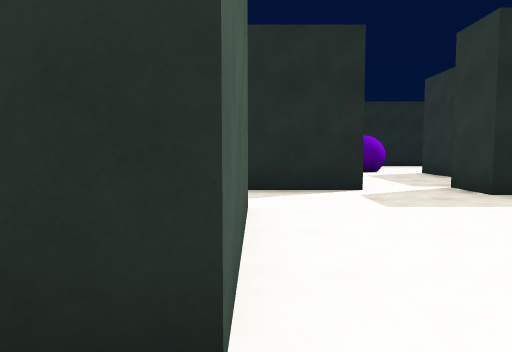
View 1 (above)

16 first-person views from a walk through a Unity game level. The camera is 1.3 m above the floor, tilts 4° down and sees 70° across. The floor is counted in squares, 2 m on a side. Each view is taken from the middle of a square. On the plan, view 1 faces up. The plan holds only what a view shows up to about 11 squares ahead; the rest is blank. The place goes on beyond the plan. The player is left out.

View 2
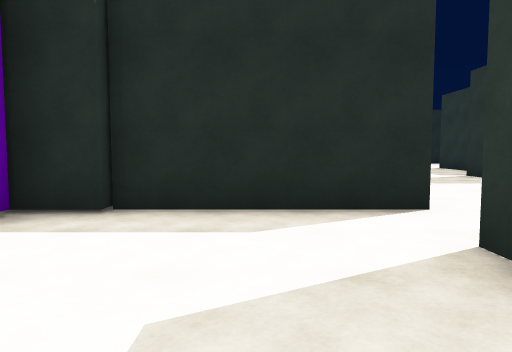

View 3
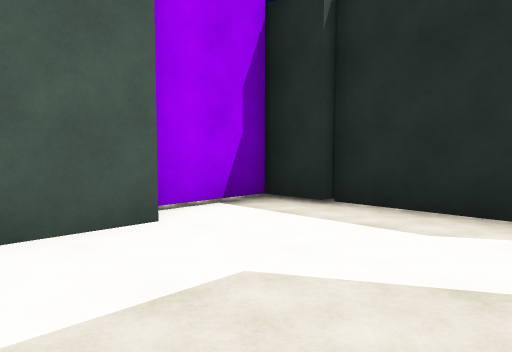

View 4
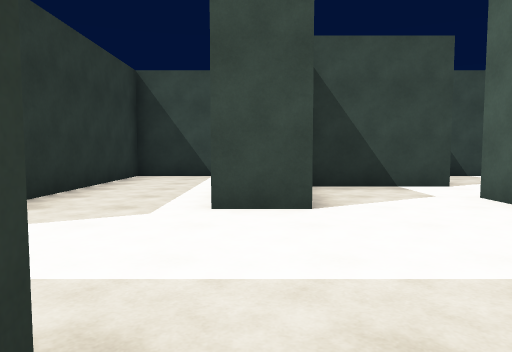

View 5
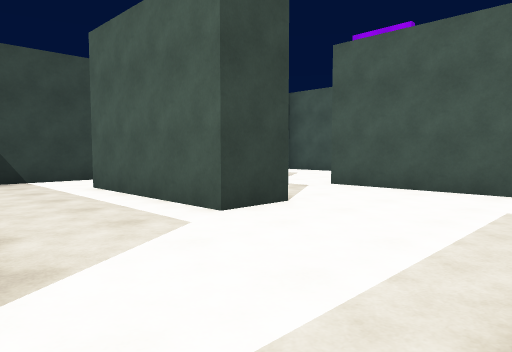

View 6
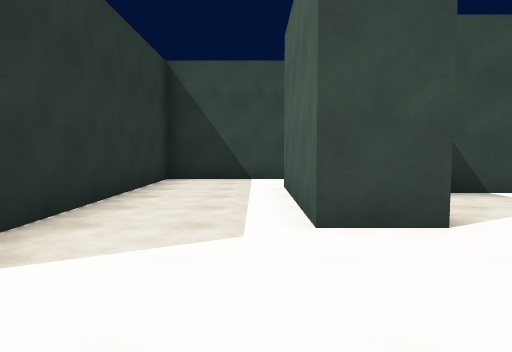

View 7
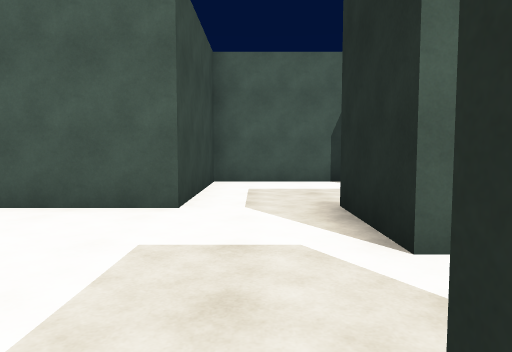

View 8
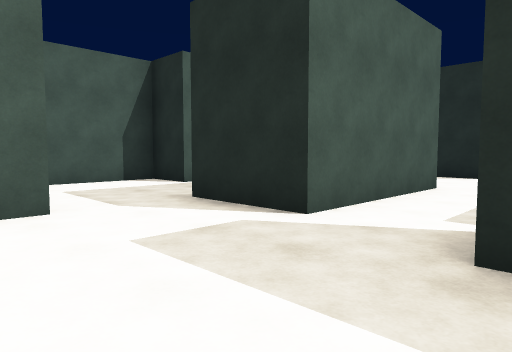

View 9
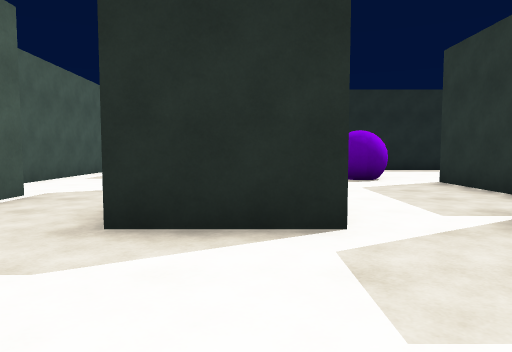

View 10
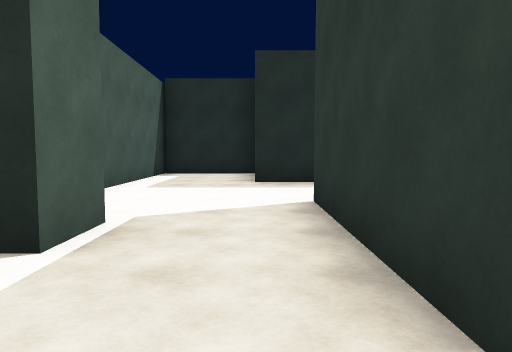

View 11
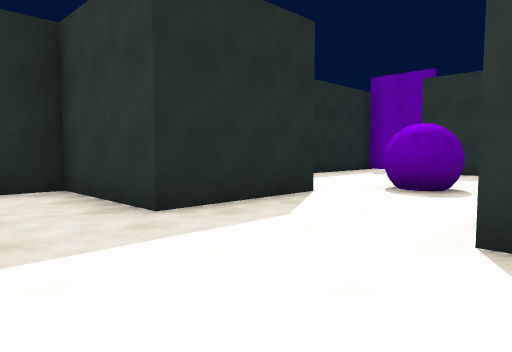

View 12
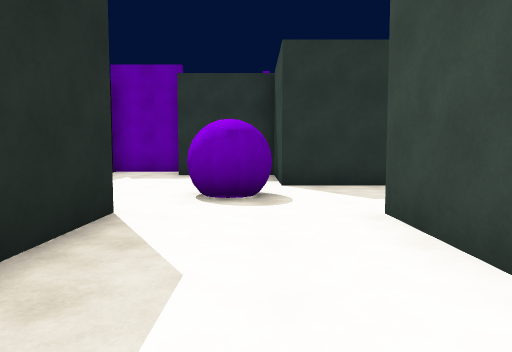

View 13
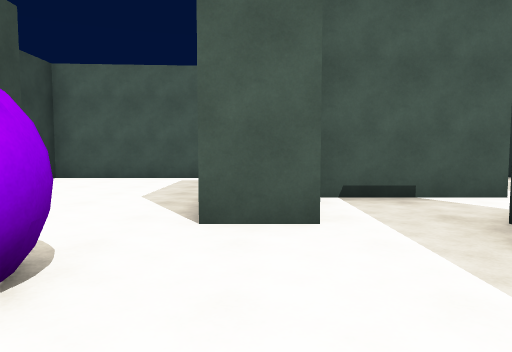

View 14
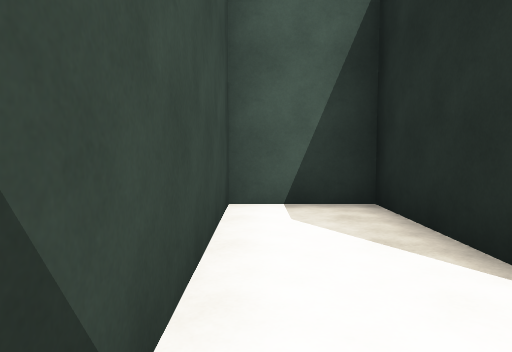

View 15
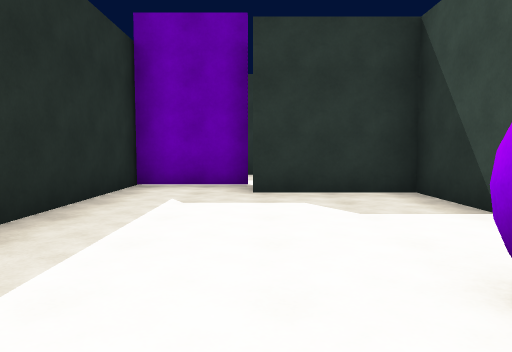

View 16
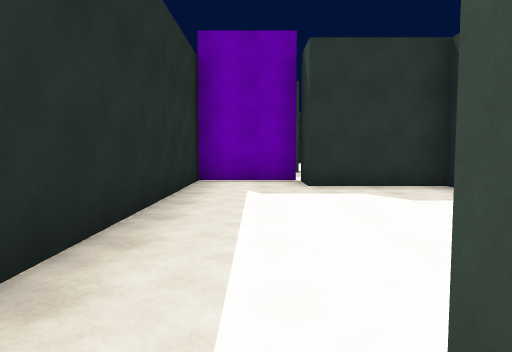

### Floor plan
Points are (right, up) in squares from view 1. A wall is a line through its corners. A room is listed if a view was taken in it or the views show most of it. See-through windows are left out.
Room 1 (views 1, 2, 3)
walls: (-0.5, -0.6) (0.5, -0.6); (-4, -1.2) (-4, -2.5); (-3.5, 0.8) (-4.5, 0.8) (-4.5, -1); (-2.9, -3.3) (-1.9, -3.3); (-0.1, 1) (-3.6, 1)
ways out: opening at (0, 0) to room 4
Room 2 (views 4, 5, 6, 7, 8, 9, 14)
walls: (2.2, 2) (3.5, 2) (3.5, -1.6); (3.4, 5.2) (3.4, 6.5); (3, -1.5) (0.6, -1.5) (0.6, -3.3) (6, -3.3) (6, 2.2); (-0.1, 4.1) (-0.1, 1); (1.8, 6) (-0.3, 6)
ways out: opening at (0, 5) to room 3; opening at (2.5, 6) to room 3; opening at (1.5, 1) to room 4; opening at (6.5, 4.5)
Room 3 (views 10, 11, 12, 13, 15, 16)
walls: (1.8, 13.6) (1.8, 12.5) (-1, 12.5) (-1, 15.2) (-3.6, 15.2); (4.8, 8.4) (4.8, 10.5) (7.7, 10.5) (7.7, 13) (8.8, 13) (8.8, 15.2) (1.8, 15.2); (-0.1, 15.6) (-0.1, 13.9); (-2.4, 8.4) (-2.4, 7.3) (-3.6, 7.3) (-3.6, 4.1) (-0.1, 4.1); (-0.3, 6) (-0.3, 9.7) (1.8, 9.7) (1.8, 6); (-3.6, 15.6) (-3.6, 8.3) (-3.1, 8.3)
ways out: opening at (0, 5) to room 2; opening at (2.5, 6) to room 2; opening at (1, 16)
objects: other object (3, 11) to (4, 12)
Room 4 (no view inside)
walls: (0.5, -0.6) (2, -0.6)
ways out: opening at (0, 0) to room 1; opening at (1.5, 1) to room 2

Where each view was taken, in squares from view 1:
view 1: 0 up, 0 right, facing up
view 2: 3 down, 2 left, facing up
view 3: 3 down, 1 left, facing up-left
view 4: 6 up, 3 right, facing down
view 5: 5 up, 6 right, facing down-left
view 6: 5 up, 4 right, facing down
view 7: 5 up, 4 right, facing left
view 8: 3 up, 4 right, facing up-left
view 9: 3 up, 1 right, facing up
view 10: 5 up, 1 left, facing up
view 11: 9 up, 3 left, facing up-right
view 12: 11 up, 2 left, facing right
view 13: 13 up, 5 right, facing left
view 14: 3 down, 5 right, facing left
view 15: 13 up, 2 right, facing right
view 16: 14 up, 1 right, facing right
